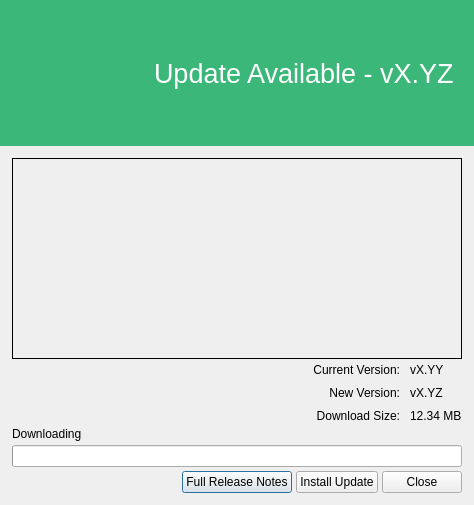
<?xml version="1.0" encoding="UTF-8"?>
<ui version="4.0">
 <class>UpdateDialog</class>
 <widget class="QDialog" name="UpdateDialog">
  <property name="windowModality">
   <enum>Qt::ApplicationModal</enum>
  </property>
  <property name="geometry">
   <rect>
    <x>0</x>
    <y>0</y>
    <width>465</width>
    <height>505</height>
   </rect>
  </property>
  <property name="sizePolicy">
   <sizepolicy hsizetype="Fixed" vsizetype="Fixed">
    <horstretch>0</horstretch>
    <verstretch>0</verstretch>
   </sizepolicy>
  </property>
  <property name="windowTitle">
   <string>Update Available</string>
  </property>
  <layout class="QVBoxLayout" name="verticalLayout_4">
   <property name="spacing">
    <number>0</number>
   </property>
   <property name="leftMargin">
    <number>0</number>
   </property>
   <property name="topMargin">
    <number>0</number>
   </property>
   <property name="rightMargin">
    <number>0</number>
   </property>
   <property name="bottomMargin">
    <number>0</number>
   </property>
   <item>
    <widget class="QFrame" name="frame">
     <property name="sizePolicy">
      <sizepolicy hsizetype="Preferred" vsizetype="Minimum">
       <horstretch>0</horstretch>
       <verstretch>0</verstretch>
      </sizepolicy>
     </property>
     <property name="palette">
      <palette>
       <active>
        <colorrole role="WindowText">
         <brush brushstyle="SolidPattern">
          <color alpha="255">
           <red>255</red>
           <green>255</green>
           <blue>255</blue>
          </color>
         </brush>
        </colorrole>
        <colorrole role="Base">
         <brush brushstyle="SolidPattern">
          <color alpha="255">
           <red>255</red>
           <green>255</green>
           <blue>255</blue>
          </color>
         </brush>
        </colorrole>
        <colorrole role="Window">
         <brush brushstyle="SolidPattern">
          <color alpha="255">
           <red>59</red>
           <green>183</green>
           <blue>121</blue>
          </color>
         </brush>
        </colorrole>
       </active>
       <inactive>
        <colorrole role="WindowText">
         <brush brushstyle="SolidPattern">
          <color alpha="255">
           <red>255</red>
           <green>255</green>
           <blue>255</blue>
          </color>
         </brush>
        </colorrole>
        <colorrole role="Base">
         <brush brushstyle="SolidPattern">
          <color alpha="255">
           <red>255</red>
           <green>255</green>
           <blue>255</blue>
          </color>
         </brush>
        </colorrole>
        <colorrole role="Window">
         <brush brushstyle="SolidPattern">
          <color alpha="255">
           <red>59</red>
           <green>183</green>
           <blue>121</blue>
          </color>
         </brush>
        </colorrole>
       </inactive>
       <disabled>
        <colorrole role="WindowText">
         <brush brushstyle="SolidPattern">
          <color alpha="255">
           <red>106</red>
           <green>104</green>
           <blue>100</blue>
          </color>
         </brush>
        </colorrole>
        <colorrole role="Base">
         <brush brushstyle="SolidPattern">
          <color alpha="255">
           <red>59</red>
           <green>183</green>
           <blue>121</blue>
          </color>
         </brush>
        </colorrole>
        <colorrole role="Window">
         <brush brushstyle="SolidPattern">
          <color alpha="255">
           <red>59</red>
           <green>183</green>
           <blue>121</blue>
          </color>
         </brush>
        </colorrole>
       </disabled>
      </palette>
     </property>
     <property name="autoFillBackground">
      <bool>true</bool>
     </property>
     <layout class="QHBoxLayout" name="horizontalLayout">
      <property name="leftMargin">
       <number>20</number>
      </property>
      <property name="rightMargin">
       <number>20</number>
      </property>
      <item>
       <widget class="RDLabel" name="rdocLogo">
        <property name="sizePolicy">
         <sizepolicy hsizetype="Fixed" vsizetype="Fixed">
          <horstretch>0</horstretch>
          <verstretch>0</verstretch>
         </sizepolicy>
        </property>
        <property name="minimumSize">
         <size>
          <width>128</width>
          <height>128</height>
         </size>
        </property>
        <property name="maximumSize">
         <size>
          <width>128</width>
          <height>128</height>
         </size>
        </property>
        <property name="text">
         <string/>
        </property>
        <property name="pixmap">
         <pixmap resource="../../Resources/resources.qrc">:/logo.svg</pixmap>
        </property>
        <property name="scaledContents">
         <bool>true</bool>
        </property>
       </widget>
      </item>
      <item>
       <widget class="QLabel" name="updateVer">
        <property name="sizePolicy">
         <sizepolicy hsizetype="Preferred" vsizetype="Minimum">
          <horstretch>0</horstretch>
          <verstretch>0</verstretch>
         </sizepolicy>
        </property>
        <property name="palette">
         <palette>
          <active/>
          <inactive/>
          <disabled/>
         </palette>
        </property>
        <property name="font">
         <font>
          <pointsize>20</pointsize>
         </font>
        </property>
        <property name="text">
         <string>Update Available - vX.YZ</string>
        </property>
       </widget>
      </item>
     </layout>
    </widget>
   </item>
   <item>
    <layout class="QVBoxLayout" name="verticalLayout_3">
     <property name="spacing">
      <number>4</number>
     </property>
     <property name="leftMargin">
      <number>12</number>
     </property>
     <property name="topMargin">
      <number>12</number>
     </property>
     <property name="rightMargin">
      <number>12</number>
     </property>
     <property name="bottomMargin">
      <number>12</number>
     </property>
     <item>
      <widget class="RDLabel" name="updateText">
       <property name="sizePolicy">
        <sizepolicy hsizetype="Expanding" vsizetype="Expanding">
         <horstretch>0</horstretch>
         <verstretch>0</verstretch>
        </sizepolicy>
       </property>
       <property name="minimumSize">
        <size>
         <width>0</width>
         <height>200</height>
        </size>
       </property>
       <property name="autoFillBackground">
        <bool>true</bool>
       </property>
       <property name="frameShape">
        <enum>QFrame::Box</enum>
       </property>
       <property name="textFormat">
        <enum>Qt::RichText</enum>
       </property>
       <property name="alignment">
        <set>Qt::AlignLeading|Qt::AlignLeft|Qt::AlignTop</set>
       </property>
       <property name="wordWrap">
        <bool>true</bool>
       </property>
       <property name="margin">
        <number>6</number>
       </property>
       <property name="openExternalLinks">
        <bool>true</bool>
       </property>
       <property name="textInteractionFlags">
        <set>Qt::TextBrowserInteraction</set>
       </property>
      </widget>
     </item>
     <item>
      <widget class="QFrame" name="metadataFrame">
       <layout class="QGridLayout" name="gridLayout_2">
        <property name="leftMargin">
         <number>0</number>
        </property>
        <property name="topMargin">
         <number>0</number>
        </property>
        <property name="rightMargin">
         <number>0</number>
        </property>
        <property name="bottomMargin">
         <number>0</number>
        </property>
        <property name="horizontalSpacing">
         <number>10</number>
        </property>
        <item row="1" column="1">
         <widget class="QLabel" name="newLabel">
          <property name="text">
           <string>New Version:</string>
          </property>
          <property name="alignment">
           <set>Qt::AlignRight|Qt::AlignTrailing|Qt::AlignVCenter</set>
          </property>
         </widget>
        </item>
        <item row="2" column="1">
         <widget class="QLabel" name="sizeLabel">
          <property name="text">
           <string>Download Size:</string>
          </property>
          <property name="alignment">
           <set>Qt::AlignRight|Qt::AlignTrailing|Qt::AlignVCenter</set>
          </property>
         </widget>
        </item>
        <item row="0" column="2">
         <widget class="QLabel" name="currentVersion">
          <property name="text">
           <string>vX.YY</string>
          </property>
         </widget>
        </item>
        <item row="1" column="0">
         <spacer name="horizontalSpacer_2">
          <property name="orientation">
           <enum>Qt::Horizontal</enum>
          </property>
          <property name="sizeHint" stdset="0">
           <size>
            <width>40</width>
            <height>20</height>
           </size>
          </property>
         </spacer>
        </item>
        <item row="1" column="2">
         <widget class="QLabel" name="newVersion">
          <property name="text">
           <string>vX.YZ</string>
          </property>
         </widget>
        </item>
        <item row="2" column="2">
         <widget class="QLabel" name="downloadSize">
          <property name="text">
           <string>12.34 MB</string>
          </property>
         </widget>
        </item>
        <item row="0" column="1">
         <widget class="QLabel" name="curLabel">
          <property name="text">
           <string>Current Version:</string>
          </property>
          <property name="alignment">
           <set>Qt::AlignRight|Qt::AlignTrailing|Qt::AlignVCenter</set>
          </property>
         </widget>
        </item>
       </layout>
      </widget>
     </item>
     <item>
      <widget class="QLabel" name="progressText">
       <property name="text">
        <string>Downloading</string>
       </property>
       <property name="wordWrap">
        <bool>true</bool>
       </property>
      </widget>
     </item>
     <item>
      <widget class="QProgressBar" name="progressBar"/>
     </item>
     <item>
      <layout class="QHBoxLayout" name="buttonLayout">
       <item>
        <spacer name="horizontalSpacer">
         <property name="orientation">
          <enum>Qt::Horizontal</enum>
         </property>
         <property name="sizeHint" stdset="0">
          <size>
           <width>40</width>
           <height>20</height>
          </size>
         </property>
        </spacer>
       </item>
       <item>
        <widget class="QPushButton" name="releaseNotes">
         <property name="text">
          <string>Full Release Notes</string>
         </property>
        </widget>
       </item>
       <item>
        <widget class="QPushButton" name="update">
         <property name="text">
          <string>Install Update</string>
         </property>
        </widget>
       </item>
       <item>
        <widget class="QPushButton" name="close">
         <property name="text">
          <string>Close</string>
         </property>
        </widget>
       </item>
      </layout>
     </item>
    </layout>
   </item>
  </layout>
 </widget>
 <customwidgets>
  <customwidget>
   <class>RDLabel</class>
   <extends>QLabel</extends>
   <header>Widgets/Extended/RDLabel.h</header>
  </customwidget>
 </customwidgets>
 <resources>
  <include location="../../Resources/resources.qrc"/>
 </resources>
 <connections/>
</ui>
